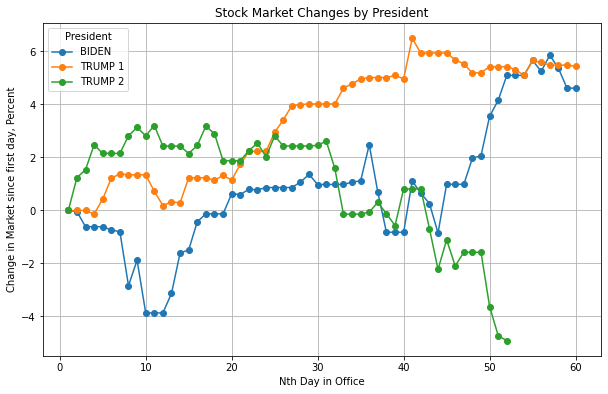

Recreate this plot in Python.
import pandas as pd
import matplotlib.pyplot as plt

# Load the CSV file
df = pd.read_csv("plots/data/djia-days-in-office.csv")

# Create the plot
plt.figure(figsize=(10, 6))

# Plot each president as a separate series
for president, group in df.groupby("president"):
    plt.plot(group["nth_day_in_office"], group["delta"], marker=".", linestyle="-", label=president)

# Formatting the plot
plt.xlabel("Nth Day in Office")
plt.ylabel("Change in Market since first day, Percent")
plt.title("Stock Market (DJIA) Changes by President")
plt.legend(title="President")
plt.grid(True)

# Save the plot to a PNG file
plt.savefig("plots/djia-days-in-office.png", dpi=72, bbox_inches="tight")

# Close the plot to free memory
plt.close()